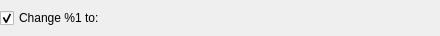
<?xml version="1.0" encoding="UTF-8"?>
<ui version="4.0">
 <class>ChangePropertyWidget</class>
 <widget class="QWidget" name="ChangePropertyWidget">
  <property name="geometry">
   <rect>
    <x>0</x>
    <y>0</y>
    <width>440</width>
    <height>36</height>
   </rect>
  </property>
  <property name="windowTitle">
   <string>Change Geometry Property</string>
  </property>
  <layout class="QHBoxLayout" name="horizontalLayout">
   <property name="margin">
    <number>0</number>
   </property>
   <item>
    <widget class="QCheckBox" name="change_property_checkbox">
     <property name="text">
      <string>Change %1 to:</string>
     </property>
     <property name="checked">
      <bool>true</bool>
     </property>
    </widget>
   </item>
   <item>
    <widget class="QWidget" name="property_destinations_placeholder_widget" native="true">
     <property name="sizePolicy">
      <sizepolicy hsizetype="Expanding" vsizetype="Preferred">
       <horstretch>0</horstretch>
       <verstretch>0</verstretch>
      </sizepolicy>
     </property>
    </widget>
   </item>
  </layout>
 </widget>
 <resources/>
 <connections/>
</ui>
